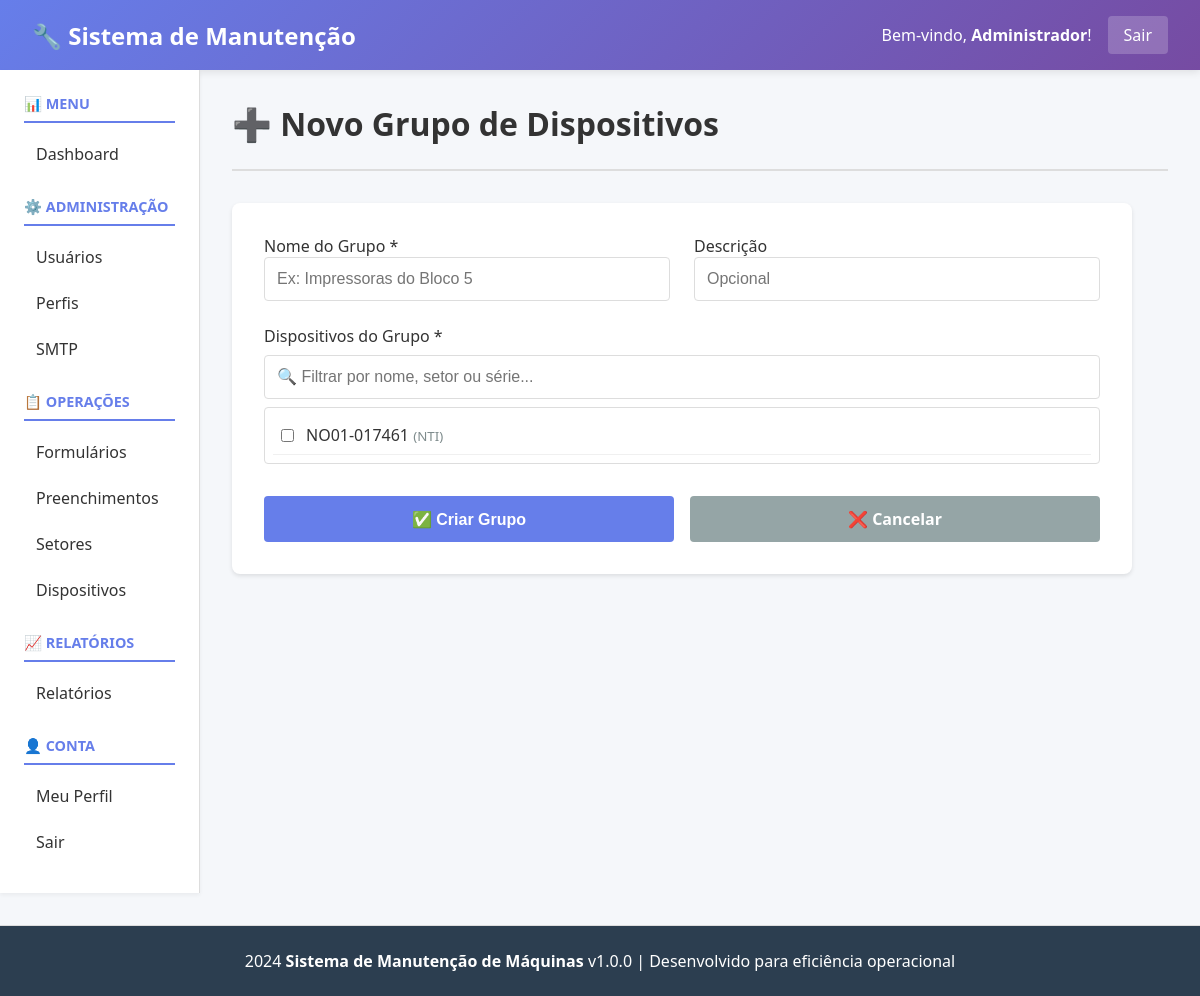
The page /public/index.php?page=devices&action=groupCreate (signed in) on the database its author committed.
### tables this page shows
CREATE TABLE `users` (
  `id` int(11) NOT NULL,
  `username` varchar(100) NOT NULL,
  `email` varchar(100) NOT NULL,
  `password_hash` varchar(255) NOT NULL,
  `full_name` varchar(200) NOT NULL,
  `auth_type` enum('local','ldap') DEFAULT 'local',
  `profile_id` int(11) DEFAULT NULL,
  `status` enum('active','inactive') DEFAULT 'active',
  `last_login` datetime DEFAULT NULL,
  `created_at` datetime DEFAULT current_timestamp(),
  `updated_at` datetime DEFAULT current_timestamp() ON UPDATE current_timestamp()
);

CREATE TABLE `devices` (
  `id` int(11) NOT NULL,
  `name` varchar(255) NOT NULL,
  `model` varchar(255) DEFAULT NULL,
  `manufacturer` varchar(255) DEFAULT NULL,
  `serial_number` varchar(255) DEFAULT NULL,
  `sector_id` int(11) DEFAULT NULL,
  `acquisition_date` date DEFAULT NULL,
  `last_maintenance` date DEFAULT NULL,
  `maintenance_frequency` varchar(50) DEFAULT NULL,
  `status` varchar(20) DEFAULT 'active',
  `created_at` datetime DEFAULT current_timestamp(),
  `updated_at` datetime DEFAULT current_timestamp() ON UPDATE current_timestamp()
);

CREATE TABLE `sectors` (
  `id` int(11) NOT NULL,
  `name` varchar(200) NOT NULL,
  `description` text DEFAULT NULL,
  `location` varchar(255) DEFAULT NULL,
  `status` varchar(20) DEFAULT 'active',
  `responsible_user_id` int(11) DEFAULT NULL,
  `phone` varchar(20) DEFAULT NULL,
  `email` varchar(100) DEFAULT NULL,
  `is_active` tinyint(1) DEFAULT 1,
  `created_at` datetime DEFAULT current_timestamp(),
  `updated_at` datetime DEFAULT current_timestamp() ON UPDATE current_timestamp()
);

### controllers/DeviceController.php (called while the page is built, shortened)
<?php
class DeviceController
{
    private $db;
    public function __construct()
    {
        $this->db = Database::getInstance();
    }
    public function groupCreate()
    {
        $devices = $this->db->fetchAll("
            SELECT d.*, s.name as sector_name
            FROM devices d
            LEFT JOIN sectors s ON d.sector_id = s.id
            ORDER BY d.name ASC
        ");
        $selected_device_ids = [];
        include __DIR__ . '/../views/devices/group_create.php';
    }
}

### config/Database.php (called while the page is built, shortened)
<?php
class Database
{
    private static $instance = null;
    private $connection;
    private $host = 'localhost';
    private $db_name = 'manutencao_db';
    private $username = 'root';
    private $password = '';
    private $charset = 'utf8mb4';
    private function __construct()
    {
        try {
            $dsn = "mysql:host=" . $this->host . ";dbname=" . $this->db_name . ";charset=" . $this->charset;
            $this->connection = new \PDO(
                $dsn,
                $this->username,
                $this->password,
                array(
                    \PDO::ATTR_ERRMODE => \PDO::ERRMODE_EXCEPTION,
                    \PDO::ATTR_DEFAULT_FETCH_MODE => \PDO::FETCH_ASSOC,
                    \PDO::ATTR_EMULATE_PREPARES => false
                )
            );
        } catch (\PDOException $e) {
            die("Erro de conexão com banco de dados: " . $e->getMessage());
        }
    }
    public static function getInstance()
    {
        if (self::$instance === null) {
            self::$instance = new self();
        }
        return self::$instance;
    }
    public function fetch($sql, $params = [])
    {
        try {
            $stmt = $this->connection->prepare($sql);
            $stmt->execute($params);
            return $stmt->fetch();
        } catch (\PDOException $e) {
            throw new \Exception("Erro ao buscar registro: " . $e->getMessage());
        }
    }
    public function fetchAll($sql, $params = [])
    {
        try {
            $stmt = $this->connection->prepare($sql);
            $stmt->execute($params);
            return $stmt->fetchAll();
        } catch (\PDOException $e) {
            throw new \Exception("Erro ao buscar registros: " . $e->getMessage());
        }
    }
}

### core/Auth.php (called while the page is built, shortened)
<?php
class Auth
{
    private $db;
    private $user = null;
    public function __construct()
    {
        $this->db = Database::getInstance();
    }
    public function isLoggedIn()
    {
        return isset($_SESSION['user_id']) && !empty($_SESSION['user_id']);
    }
    public function getCurrentUser()
    {
        if ($this->user === null) {
            $this->user = $this->db->fetch(
                "SELECT * FROM users WHERE id = :id",
                [':id' => $_SESSION['user_id']]
            );
        }
        return $this->user;
    }
}

### views/devices/group_create.php (the view, shortened to what this page needs)
<?php include __DIR__ . '/../header.php'; ?>
<div class="page-header">
    <h1>➕ Novo Grupo de Dispositivos</h1>
</div>
<form method="POST" style="max-width: 900px; background: white; padding: 2rem; border-radius: 8px; box-shadow: 0 2px 4px rgba(0,0,0,0.1);">
    <div style="display: grid; grid-template-columns: 1fr 1fr; gap: 1.5rem; margin-bottom: 1.5rem;">
        <div>
            <label for="name">Nome do Grupo *</label>
            <input type="text" id="name" name="name" placeholder="Ex: Impressoras do Bloco 5" required
                   value="<?php echo htmlspecialchars($_POST['name'] ?? ''); ?>"
                   style="width: 100%; padding: 0.75rem; border: 1px solid #ddd; border-radius: 4px; font-size: 1rem;">
        </div>
        <div>
            <label for="description">Descrição</label>
            <input type="text" id="description" name="description" placeholder="Opcional"
                   value="<?php echo htmlspecialchars($_POST['description'] ?? ''); ?>"
                   style="width: 100%; padding: 0.75rem; border: 1px solid #ddd; border-radius: 4px; font-size: 1rem;">
        </div>
    </div>
    <label>Dispositivos do Grupo *</label>
    <input type="text" id="device_filter" onkeyup="filterDevices()" placeholder="🔍 Filtrar por nome, setor ou série..."
           style="width: 100%; padding: 0.75rem; border: 1px solid #ddd; border-radius: 4px; font-size: 1rem; margin: 0.5rem 0;">
    <div style="max-height: 400px; overflow-y: auto; border: 1px solid #ddd; border-radius: 4px; padding: 0.5rem;">
        <?php foreach ($devices as $device): ?>
            <label class="device-row" style="display: flex; align-items: center; gap: 0.75rem; padding: 0.5rem; border-bottom: 1px solid #f0f0f0; font-weight: normal; cursor: pointer;">
                <input type="checkbox" name="device_ids[]" value="<?php echo $device['id']; ?>"
                       <?php echo in_array($device['id'], $selected_device_ids) ? 'checked' : ''; ?>>
                <span>
                    <?php echo htmlspecialchars($device['name']); ?>
                    <?php if (!empty($device['sector_name'])): ?>
                        <small style="color: #7f8c8d;">(<?php echo htmlspecialchars($device['sector_name']); ?>)</small>
                    <?php endif; ?>
                </span>
            </label>
        <?php endforeach; ?>
    </div>
    <div style="display: flex; gap: 1rem; margin-top: 2rem;">
        <button type="submit" class="btn" style="flex: 1; background: #667eea; color: white; padding: 0.75rem; border: none; border-radius: 4px; cursor: pointer; font-size: 1rem; font-weight: bold;">✅ Criar Grupo</button>
        <a href="?page=devices&action=groups" class="btn" style="flex: 1; background: #95a5a6; color: white; text-decoration: none; padding: 0.75rem; text-align: center; border-radius: 4px; font-weight: bold;">❌ Cancelar</a>
    </div>
</form>
<?php include __DIR__ . '/../footer.php'; ?>

### views/header.php (shortened to what this page needs)
<?php
$auth = new \Core\Auth();
$user_atual = $auth->getCurrentUser();
?>
<!DOCTYPE html>
<html lang="pt-BR">
<head>
</head>
<body>
    <div class="navbar">
        <h1>🔧 Sistema de Manutenção</h1>
        <div class="navbar-user">
            <span>Bem-vindo, <strong><?php echo htmlspecialchars($user_atual['full_name'] ?? $user_atual['username']); ?></strong>!</span>
            <a href="index.php?page=logout">Sair</a>
        </div>
    </div>
    <div class="container">
        <div class="sidebar">
            <h3>📊 MENU</h3>
            <ul>
                <li><a href="index.php?page=dashboard">Dashboard</a></li>
            </ul>
            <h3>⚙️ ADMINISTRAÇÃO</h3>
            <ul>
                <li><a href="index.php?page=users">Usuários</a></li>
                <li><a href="index.php?page=profiles">Perfis</a></li>
                <li><a href="index.php?page=smtp">SMTP</a></li>
            </ul>
            <h3>📋 OPERAÇÕES</h3>
            <ul>
                <li><a href="index.php?page=forms">Formulários</a></li>
                <li><a href="index.php?page=submissions">Preenchimentos</a></li>
                <li><a href="index.php?page=sectors">Setores</a></li>
                <li><a href="index.php?page=devices">Dispositivos</a></li>
            </ul>
            <h3>📈 RELATÓRIOS</h3>
            <ul>
                <li><a href="index.php?page=reports">Relatórios</a></li>
            </ul>
            <h3>👤 CONTA</h3>
            <ul>
                <li><a href="index.php?page=profile">Meu Perfil</a></li>
                <li><a href="index.php?page=logout">Sair</a></li>
            </ul>
        </div>
        <div class="content">

### views/header.php (style rules this page uses)
* { margin: 0; padding: 0; box-sizing: border-box; }
body { font-family: 'Segoe UI', Tahoma, Geneva, Verdana, sans-serif; background: #f5f7fa; color: #333; }
.navbar { background: linear-gradient(135deg, #667eea 0%, #764ba2 100%); color: white; padding: 1rem 2rem; display: flex; justify-content: space-between; align-items: center; box-shadow: 0 2px 8px rgba(0,0,0,0.1); }
.navbar h1 { font-size: 1.5rem; margin: 0; }
.navbar-user { display: flex; align-items: center; gap: 1rem; }
.navbar-user a { color: white; text-decoration: none; padding: 0.5rem 1rem; background: rgba(255,255,255,0.2); border-radius: 4px; transition: background 0.3s; }
.container { display: grid; grid-template-columns: 200px 1fr; min-height: calc(100vh - 80px); }
.sidebar { background: white; padding: 1.5rem; border-right: 1px solid #ddd; box-shadow: 0 2px 4px rgba(0,0,0,0.05); overflow-y: auto; }
.sidebar h3 { color: #667eea; font-size: 0.9rem; text-transform: uppercase; margin-top: 1.5rem; margin-bottom: 0.75rem; border-bottom: 2px solid #667eea; padding-bottom: 0.5rem; }
.sidebar h3:first-child { margin-top: 0; }
.sidebar ul { list-style: none; }
.sidebar ul li { margin: 0.5rem 0; }
.sidebar ul li a { color: #333; text-decoration: none; padding: 0.5rem 0.75rem; border-radius: 4px; display: block; transition: background 0.3s, color 0.3s; }
.content { padding: 2rem; overflow-y: auto; }
.page-header { display: flex; justify-content: space-between; align-items: center; margin-bottom: 2rem; padding-bottom: 1.5rem; border-bottom: 2px solid #ddd; }
.page-header h1 { font-size: 2rem; color: #333; }
.btn { background: #667eea; color: white; padding: 0.75rem 1.5rem; border: none; border-radius: 4px; cursor: pointer; text-decoration: none; display: inline-block; transition: background 0.3s; }

### rows shown on the page
users: full_name "Administrador"
devices: name "NO01-017461", sector.name "NTI"
